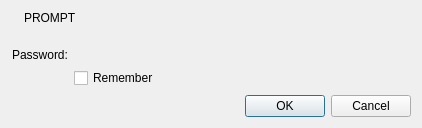
<?xml version="1.0" encoding="UTF-8"?>
<ui version="4.0">
 <class>ClearTextInputDialog</class>
 <widget class="QDialog" name="ClearTextInputDialog">
  <property name="geometry">
   <rect>
    <x>0</x>
    <y>0</y>
    <width>412</width>
    <height>152</height>
   </rect>
  </property>
  <property name="sizePolicy">
   <sizepolicy hsizetype="MinimumExpanding" vsizetype="MinimumExpanding">
    <horstretch>0</horstretch>
    <verstretch>0</verstretch>
   </sizepolicy>
  </property>
  <property name="windowIcon">
   <iconset theme="dialog-password"/>
  </property>
  <layout class="QVBoxLayout" name="vBoxLayout">
   <property name="sizeConstraint">
    <enum>QLayout::SizeConstraint::SetFixedSize</enum>
   </property>
   <item>
    <layout class="QHBoxLayout" name="hboxLayout">
     <item>
      <widget class="QLabel" name="pixmapLabel">
       <property name="alignment">
        <set>Qt::AlignmentFlag::AlignLeading|Qt::AlignmentFlag::AlignLeft|Qt::AlignmentFlag::AlignTop</set>
       </property>
      </widget>
     </item>
     <item>
      <widget class="QLabel" name="prompt">
       <property name="sizePolicy">
        <sizepolicy hsizetype="Preferred" vsizetype="Preferred">
         <horstretch>10</horstretch>
         <verstretch>0</verstretch>
        </sizepolicy>
       </property>
       <property name="text">
        <string notr="true">PROMPT</string>
       </property>
       <property name="textFormat">
        <enum>Qt::TextFormat::PlainText</enum>
       </property>
       <property name="alignment">
        <set>Qt::AlignmentFlag::AlignLeading|Qt::AlignmentFlag::AlignLeft|Qt::AlignmentFlag::AlignVCenter</set>
       </property>
       <property name="wordWrap">
        <bool>true</bool>
       </property>
       <property name="textInteractionFlags">
        <set>Qt::TextInteractionFlag::LinksAccessibleByMouse|Qt::TextInteractionFlag::TextSelectableByMouse</set>
       </property>
      </widget>
     </item>
    </layout>
   </item>
   <item>
    <spacer>
     <property name="orientation">
      <enum>Qt::Orientation::Vertical</enum>
     </property>
     <property name="sizeType">
      <enum>QSizePolicy::Policy::Ignored</enum>
     </property>
     <property name="sizeHint" stdset="0">
      <size>
       <width>400</width>
       <height>16</height>
      </size>
     </property>
    </spacer>
   </item>
   <item>
    <widget class="QWidget" name="credentialsGroup" native="true">
     <layout class="QFormLayout" name="formLayout">
      <property name="leftMargin">
       <number>1</number>
      </property>
      <property name="topMargin">
       <number>1</number>
      </property>
      <property name="rightMargin">
       <number>1</number>
      </property>
      <property name="bottomMargin">
       <number>1</number>
      </property>
      <item row="2" column="1">
       <widget class="QCheckBox" name="keepCheckBox">
        <property name="text">
         <string comment="@option:check">Remember</string>
        </property>
       </widget>
      </item>
      <item row="0" column="0">
       <widget class="QLabel" name="passwordLabel">
        <property name="text">
         <string comment="@label:textbox">Password:</string>
        </property>
       </widget>
      </item>
      <item row="0" column="1">
       <widget class="KPasswordLineEdit" name="lineEdit"/>
      </item>
     </layout>
    </widget>
   </item>
   <item>
    <widget class="QDialogButtonBox" name="buttonBox">
     <property name="standardButtons">
      <set>QDialogButtonBox::StandardButton::Cancel|QDialogButtonBox::StandardButton::Ok</set>
     </property>
    </widget>
   </item>
  </layout>
 </widget>
 <customwidgets>
  <customwidget>
   <class>KPasswordLineEdit</class>
   <extends>QWidget</extends>
   <header>kpasswordlineedit.h</header>
  </customwidget>
 </customwidgets>
 <tabstops>
  <tabstop>lineEdit</tabstop>
  <tabstop>keepCheckBox</tabstop>
 </tabstops>
 <resources/>
 <connections>
  <connection>
   <sender>buttonBox</sender>
   <signal>accepted()</signal>
   <receiver>ClearTextInputDialog</receiver>
   <slot>accept()</slot>
   <hints>
    <hint type="sourcelabel">
     <x>260</x>
     <y>145</y>
    </hint>
    <hint type="destinationlabel">
     <x>252</x>
     <y>192</y>
    </hint>
   </hints>
  </connection>
  <connection>
   <sender>buttonBox</sender>
   <signal>rejected()</signal>
   <receiver>ClearTextInputDialog</receiver>
   <slot>reject()</slot>
   <hints>
    <hint type="sourcelabel">
     <x>336</x>
     <y>145</y>
    </hint>
    <hint type="destinationlabel">
     <x>359</x>
     <y>145</y>
    </hint>
   </hints>
  </connection>
 </connections>
</ui>
